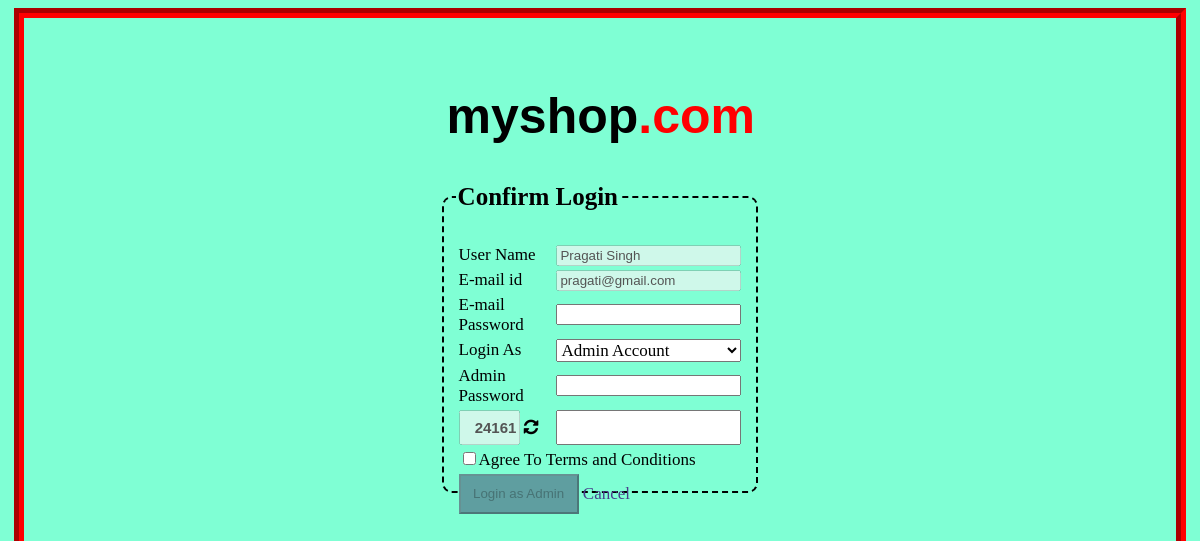
The app's page /floginadmin.php (signed in), older data.
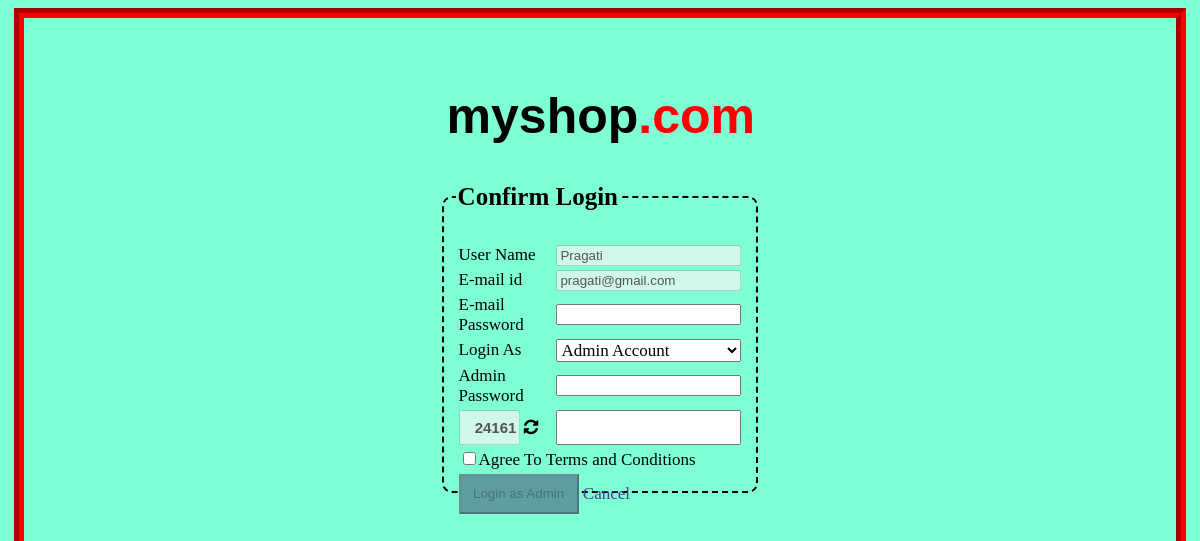
The same page, newer data.
### tables this page shows
CREATE TABLE `logininfo` (
  `uname` varchar(50) NOT NULL,
  `emailadd` varchar(50) NOT NULL,
  `mobileno` bigint(15) NOT NULL,
  `gender` varchar(15) NOT NULL,
  `location` varchar(50) NOT NULL,
  `pass` varchar(50) NOT NULL,
  `hashpass` varchar(100) NOT NULL
);

### floginadmin.php (the view, shortened to what this page needs)
<?php
if(!isset($_SESSION['emailadd']))
{
    $mysession= " Empty";
}
else
{
    $mysession = $_SESSION['emailadd'];
}
    $mysession = $mysession;
    $db = mysqli_connect("localhost", "root", "", "myshopdb");
    $sql = "SELECT * FROM logininfo WHERE emailadd='$mysession'";
    $records = mysqli_query($db, $sql);
    $details = mysqli_fetch_assoc($records);
?>
<!DOCTYPE html>
<html>
<head>
<link rel="stylesheet" href="https://cdnjs.cloudflare.com/ajax/libs/font-awesome/4.7.0/css/font-awesome.min.css">
</head>
<body>
<div id="body-box">
<div id="middle-div">
<div id="web-head"><h1>myshop<font color="red">.com</font></h1></div>
<fieldset id="signin-fieldset">
<legend>Confirm Login</legend>
<table>
<tr>
<td>User Name</td>
<td><input type="email" name="loginmail" value="<?php echo $details['uname']; ?>" disabled="disabled"></td>
</tr>
<tr>
<td>E-mail id</td>
<td><input type="email" name="loginmail" value="<?php echo $details['emailadd']; ?>" disabled="disabled"></td>
</tr>
<tr>
<td>E-mail Password</td>
<td><input type="password" id="loginpassword" required="required" autocomplete="off"></td>
</tr>
<tr>
<td>Login As</td>
<td>
    <select id="option">
<option>Admin Account</option>
    </select>
</td>
</tr>
<tr>
<td>Admin Password</td>
<td><input type="password" id="loginpassword2" required="required"></td>
</tr>
<tr>
<td>
    <input type="text" name="code" id= "code" disabled="disabled">
    <i class="fa fa-refresh" aria-hidden="true"  style="cursor:pointer;" onclick="refresh1();"></i>
</td>
<td><input type="text" name="code2" id="code2" oninput="match();"  required="required"></td>
</tr>
    <tr>
        <td colspan="2">
<input type="checkbox" required="required">Agree To Terms and Conditions</td>
    </tr>
<tr colspan="2">
<td colspan="2">
    <button id="submit-btn" name="loginbtn" disabled="disabled" style="cursor:not-allowed;" onclick="verify();">Login as Admin</button>
    <a href="index.php">Cancel</a>
</td>
</tr>
</table>
</fieldset>
</div>
</div>
</body>
</html>

Row changes from the older to the newer data that the page shows:
changed logininfo "pragati@gmail.com": loginmail "Pragati Singh" → "Pragati"
